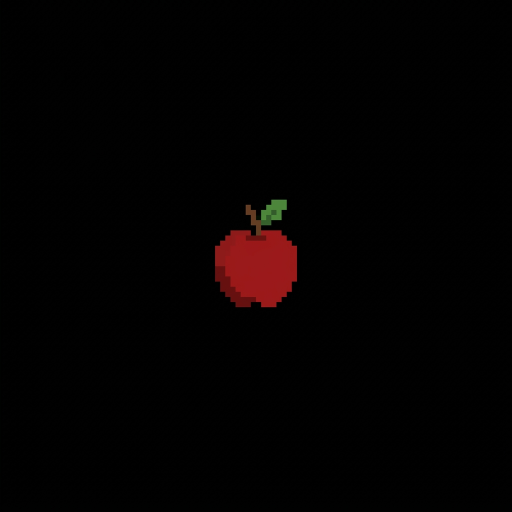
#> input picture images/apple.png, 1024 x 1024 px (shown at 1/2 size)
$ python crop_stairs.py ../images/apple.png ../images/armor.png
#> lines starting #> are read from the running program, lines starting #| are printed output that depends on the picture
import sys
from PIL import Image

def crop_image(input_path, output_path, box):
#> called with input_path = '../images/apple.png', output_path = '../images/armor.png', box = (250, 300, 774, 850)
    try:
        img = Image.open(input_path)
#> img is the input picture: PIL image 1024x1024 RGB; mean R, G, B 3.5, 1.1, 1
        img = img.crop(box)
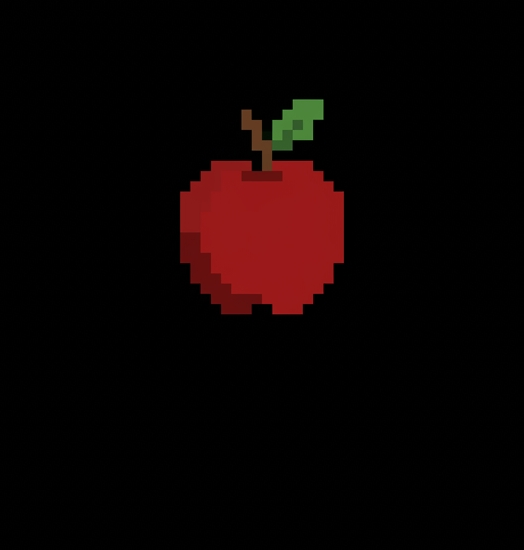
#> img: PIL image 524x550 RGB; mean R, G, B 11.8, 3.1, 2.6
        img = img.resize((1024, 1024), Image.Resampling.LANCZOS)
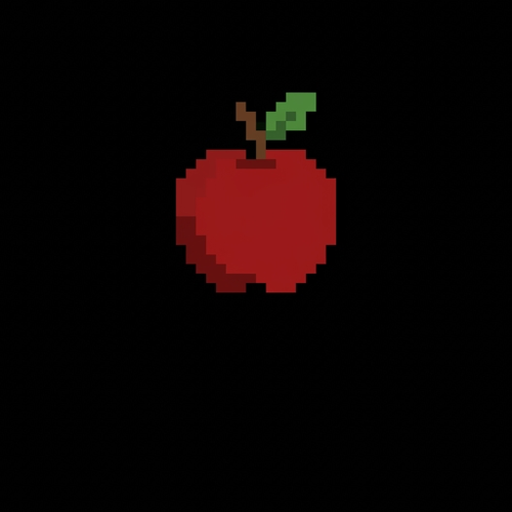
#> img: PIL image 1024x1024 RGB (shown at 1/2 size); mean R, G, B 11.8, 3.1, 2.6
        img.save(output_path, "PNG")
        print(f"Cropped and resized to {output_path}")
    except Exception as e:
        print(f"Error: {e}")

if __name__ == "__main__":
    if len(sys.argv) > 2:
        # box is left, top, right, bottom
        box = (250, 300, 774, 850)
        crop_image(sys.argv[1], sys.argv[2], box)
